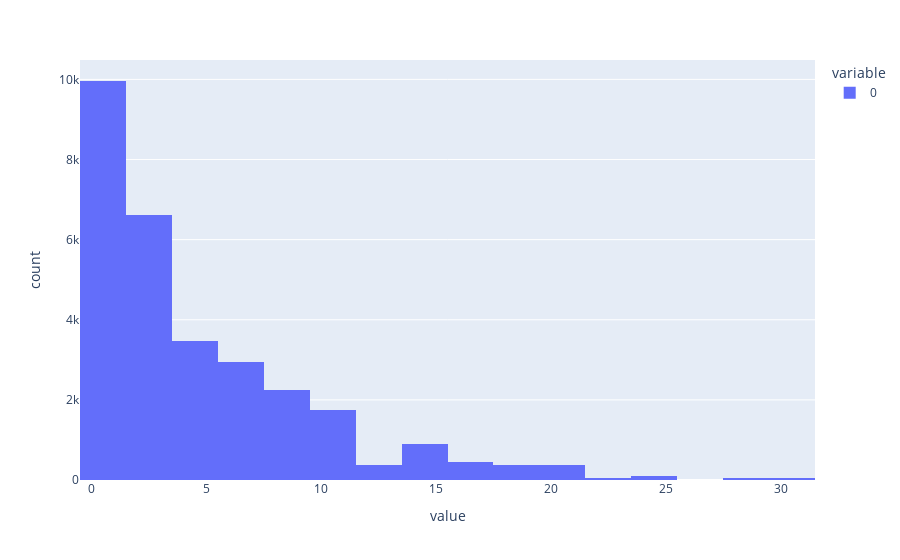

The notebook cell saved with this chart:
### Code cell
px.histogram(L2, nbins = 20)

### Figure 1 — Plotly figure (JSON) as saved in the notebook; plotly's stock layout.template omitted (floating-point values rounded to 4 significant figures; data arrays with more than 128 entries replaced by an {"elided": "..."} marker saying what was removed)
{"data": [{"alignmentgroup": "True", "bingroup": "x", "hovertemplate": "variable=0<br>value=%{x}<br>count=%{y}<extra></extra>", "legendgroup": "0", "marker": {"color": "#636efa"}, "name": "0", "nbinsx": 20, "offsetgroup": "0", "orientation": "v", "showlegend": true, "type": "histogram", "x": {"elided": "29676 int values"}, "xaxis": "x", "yaxis": "y"}], "layout": {"barmode": "relative", "legend": {"title": {"text": "variable"}, "tracegroupgap": 0}, "margin": {"t": 60}, "xaxis": {"anchor": "y", "domain": [0, 1], "title": {"text": "value"}}, "yaxis": {"anchor": "x", "domain": [0, 1], "title": {"text": "count"}}}}
